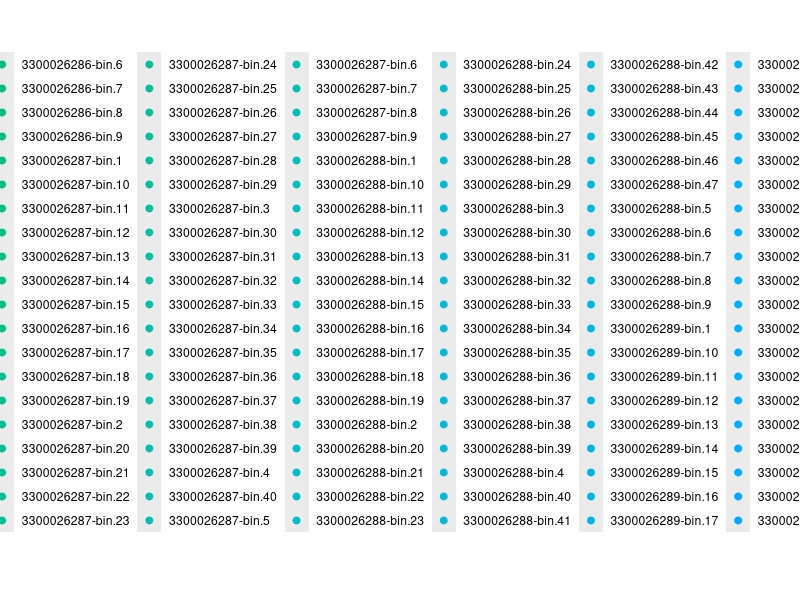
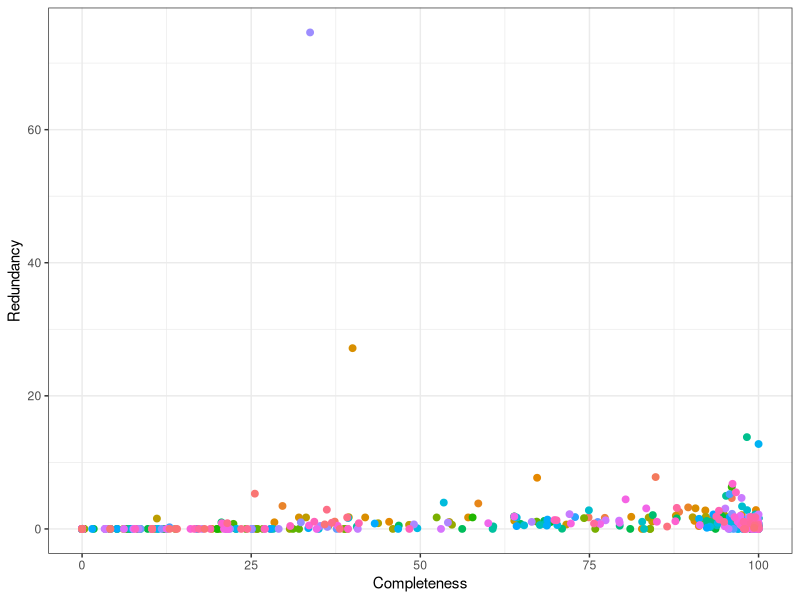

Here is the R script that generated these plots, in order:
# Visualiation of completion/contamination of genome bins

library(dplyr)
library(ggplot2)
library(data.table)
library(gtable)

# Read in concatenated lineage text file
lineages = read.table("results/EBPR-bins-checkm-results.txt", sep="", header=FALSE)
names(lineages) <- c("Bin", "Classification", "Genome_Length", "Completeness", "Redundancy")

# Set significant figures for completion and contamination 
lindf <- as.data.frame(lineages)
lindf$Genome_Length <- lindf$Genome_Length/1000000
head(lindf)

# Plot
p1 <- lindf %>% ggplot(aes(x=Completeness, y=Redundancy, color=Bin)) + geom_point(size=2)
p2 <- p1 + theme_bw() + theme(legend.position="none") 
# messy thing because lots of bins and decimal points that i'm not going to mess with right now

# Get a list of bins that are less than 50% complete to toss out of everything
less50 <- lindf %>% filter(Completeness < 50.00)
less50$Bin <- paste(less50$Bin, ".fna", sep="")
final <- less50$Bin
head(final)
write.table(final, file="less-than-50-complete-bins.txt", sep="\t", row.names=FALSE, quote=FALSE)

